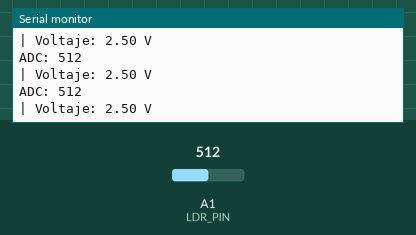
Bench run of a sketch on a simulated Arduino Uno, built with avr-gcc and run on an emulated ATmega328P. On the bench: the last lines printed to the serial monitor. The inputs (shaded band) are chosen by the test bench; at power-on: A1 (LDR_PIN) = 512.

Above: at 1.3 s.
1.4 s: A1 (LDR_PIN) set to 716
At 1.81 s:
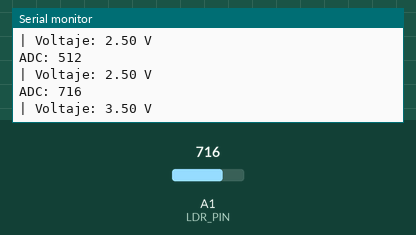
2.9 s: A1 (LDR_PIN) set to 900
At 3.32 s:
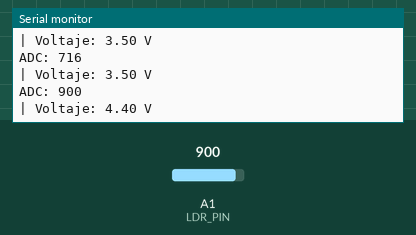
Timing chart, 0 to 5.9 s (numbered marks = the images above; inputs shaded):
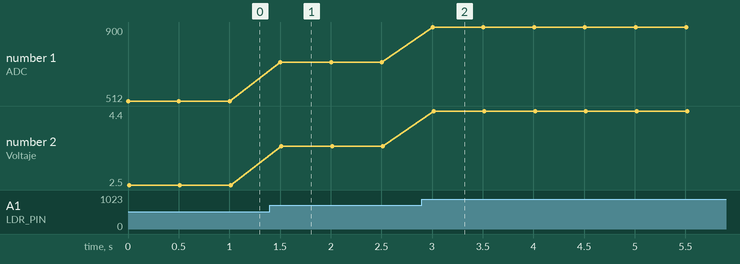

Measured:
- after the input at 1.4 s, the serial monitor: prints a new line after 0.10 s (image 1)
- after the input at 2.9 s, the serial monitor: prints a new line after 0.11 s (image 2)
- plotted number 1: 512 → 716 after the input at 1.4 s, 716 → 900 after the input at 2.9 s
- plotted number 2: 2.5 → 3.5 after the input at 1.4 s, 3.5 → 4.4 after the input at 2.9 s

The sketch:

labo1_LDR.ino
```cpp
const int LDR_PIN =A1;

void setup() {
  Serial.begin(9600);

}

void loop() {
  //leer ADC
  int adc = analogRead(LDR_PIN);

  //Convertir ADC a voltaje
  float voltaje = 5.0*(adc/1023.0);

  //Mostrar resultados
  Serial.print("ADC: ");
  Serial.println(adc);
  Serial.print("| Voltaje: ");
  Serial.print(voltaje, 2);
  Serial.println(" V");
  delay(500);
}
```
